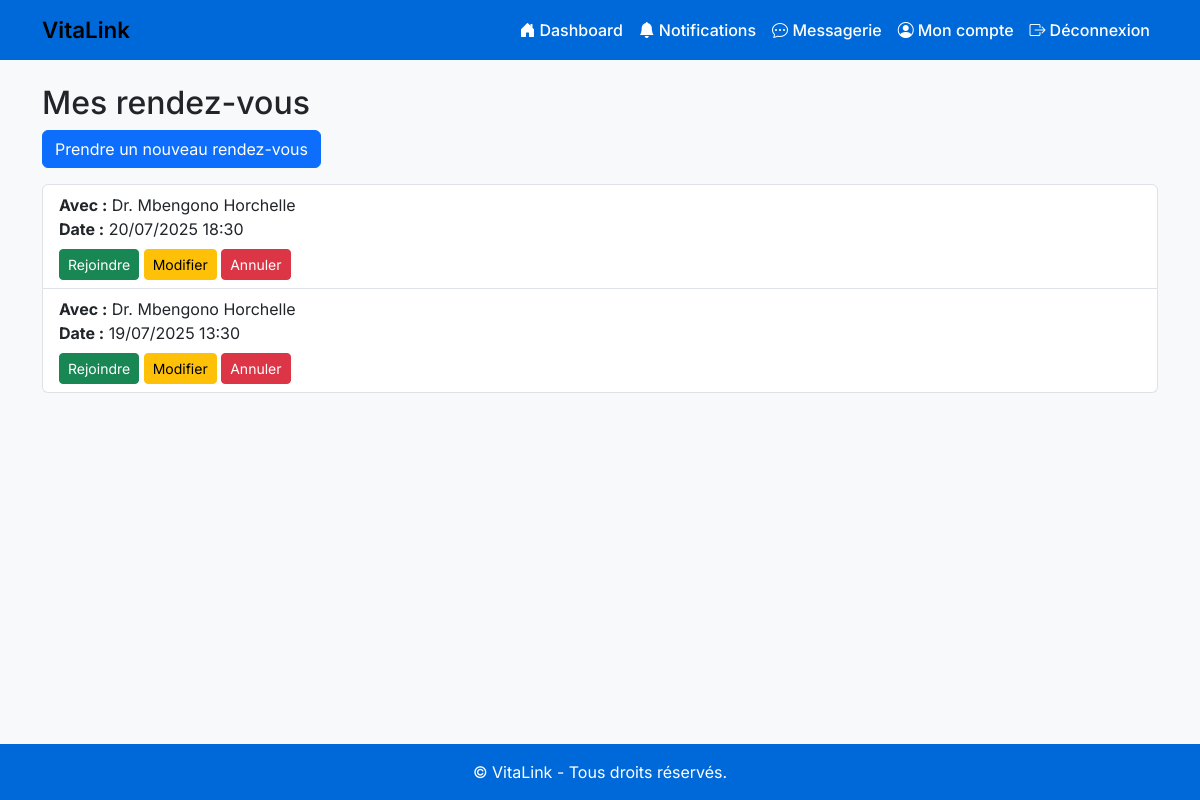
/dashboard/patient/ (signed in), run on an earlier commit of the app's database.
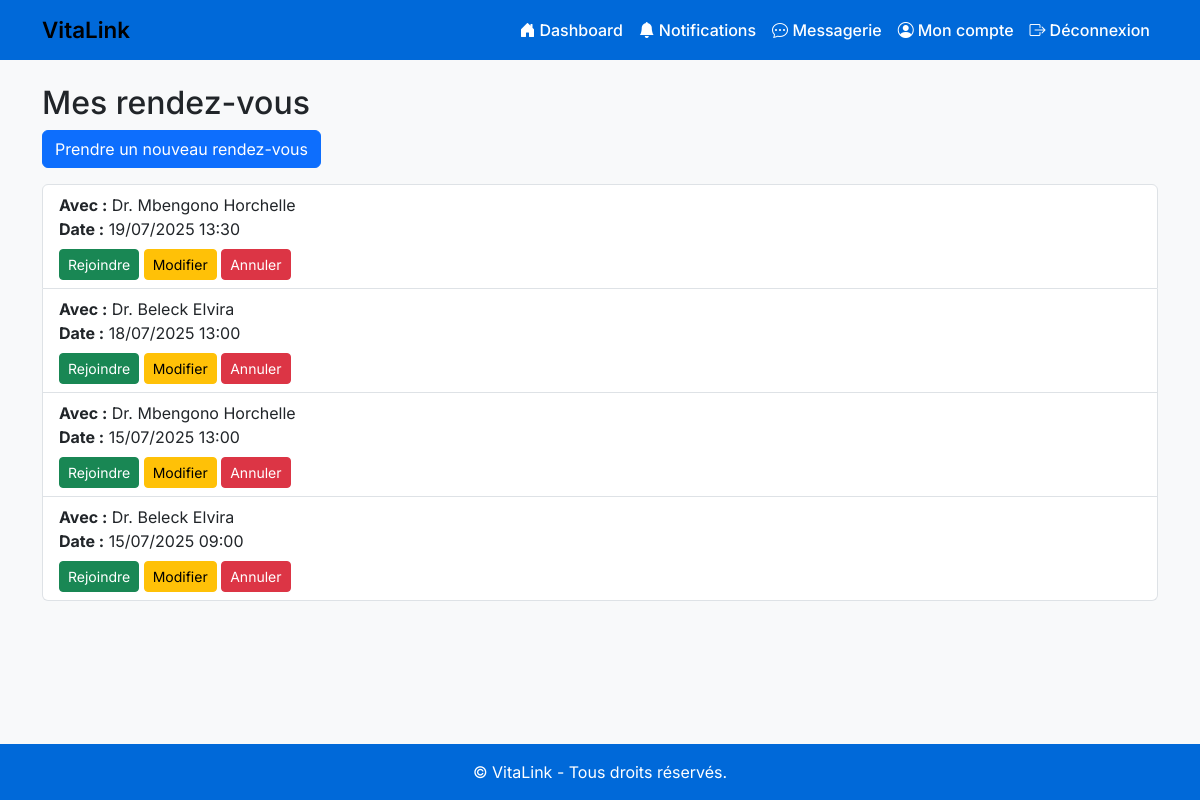
And on a later commit of the database.
### consultations/models.py (models this page shows, shortened)
class RendezVous(models.Model):
    patient = models.ForeignKey(settings.AUTH_USER_MODEL, on_delete=models.CASCADE, related_name='rdv_patient')
    medecin = models.ForeignKey(settings.AUTH_USER_MODEL, on_delete=models.CASCADE, related_name='rdv_medecin')
    date = models.DateTimeField()
    room_name = models.CharField(max_length=100, unique=True, default=generate_room_name)
    salle_ouverte = models.BooleanField(default=False)  # <- Ajout

### accounts/models.py (models this page shows)
class CustomUser(AbstractUser):
    ROLE_CHOICES = [
        ('patient', 'Patient'),
        ('medecin', 'Médecin'),
        ('admin', 'Administrateur'),
    ]
    role = models.CharField(max_length=10, choices=ROLE_CHOICES, default='patient')
    telephone = models.CharField(max_length=22, default='')
    date_created = models.DateTimeField(auto_now_add=True)  # <- Ajout

### consultations/views.py (the view)
# urls.py: path('dashboard/patient/', dashboard_patient, name='dashboard_patient'),
@login_required
def dashboard_patient(request):
    rdvs = RendezVous.objects.filter(patient=request.user).order_by('-date')
    return render(request, 'dashboard/patient.html', {'rdvs': rdvs})

### accounts/context_processors.py (called while the page is built)
def profil_incomplet_notification(request):
    if not request.user.is_authenticated:
        return {}
    user = request.user
    now = timezone.now()
    if user.date_created + timedelta(hours=24) > now:
        return {}
    if user.role == 'patient' and not hasattr(user, 'patientprofile'):
        return {'show_profil_notification': True, 'profil_url': 'completer_profil_patient'}
    if user.role == 'medecin' and not hasattr(user, 'doctorprofile'):
        return {'show_profil_notification': True, 'profil_url': 'completer_profil_medecin'}
    return {}

### templates/dashboard/patient.html (shortened to what this page needs)
{% extends 'base.html' %}
{% block content %}
<h2>Mes rendez-vous</h2>
<a href="{% url 'prendre_rendezvous' %}" class="btn btn-primary mb-3">Prendre un nouveau rendez-vous</a>
<ul class="list-group">
  {% for rdv in rdvs %}
    <li class="list-group-item">
      <strong>Avec :</strong> Dr. {{ rdv.medecin.get_full_name }}<br>
      <strong>Date :</strong> {{ rdv.date|date:"d/m/Y H:i" }}<br>
      <div class="mt-2">
        <a href="{% url 'teleconsultation' rdv.room_name %}" class="btn btn-success btn-sm">Rejoindre</a>
        <a href="{% url 'modifier_rendezvous' rdv.pk %}" class="btn btn-warning btn-sm">Modifier</a>
        <a href="{% url 'annuler_rendezvous' rdv.pk %}" class="btn btn-danger btn-sm">Annuler</a>
      </div>
    </li>
  {% empty %}
    <li class="list-group-item">Aucun rendez-vous prévu.</li>
  {% endfor %}
</ul>
{% endblock %}

What changed in the data, as far as the page shows it:
removed RendezVous: medecin.get_full_name "Mbengono Horchelle", date "20/07/2025 18:30"
added RendezVous: medecin.get_full_name "Beleck Elvira", date "18/07/2025 13:00"
added RendezVous: medecin.get_full_name "Mbengono Horchelle", date "15/07/2025 13:00"
added RendezVous: medecin.get_full_name "Beleck Elvira", date "15/07/2025 09:00"
